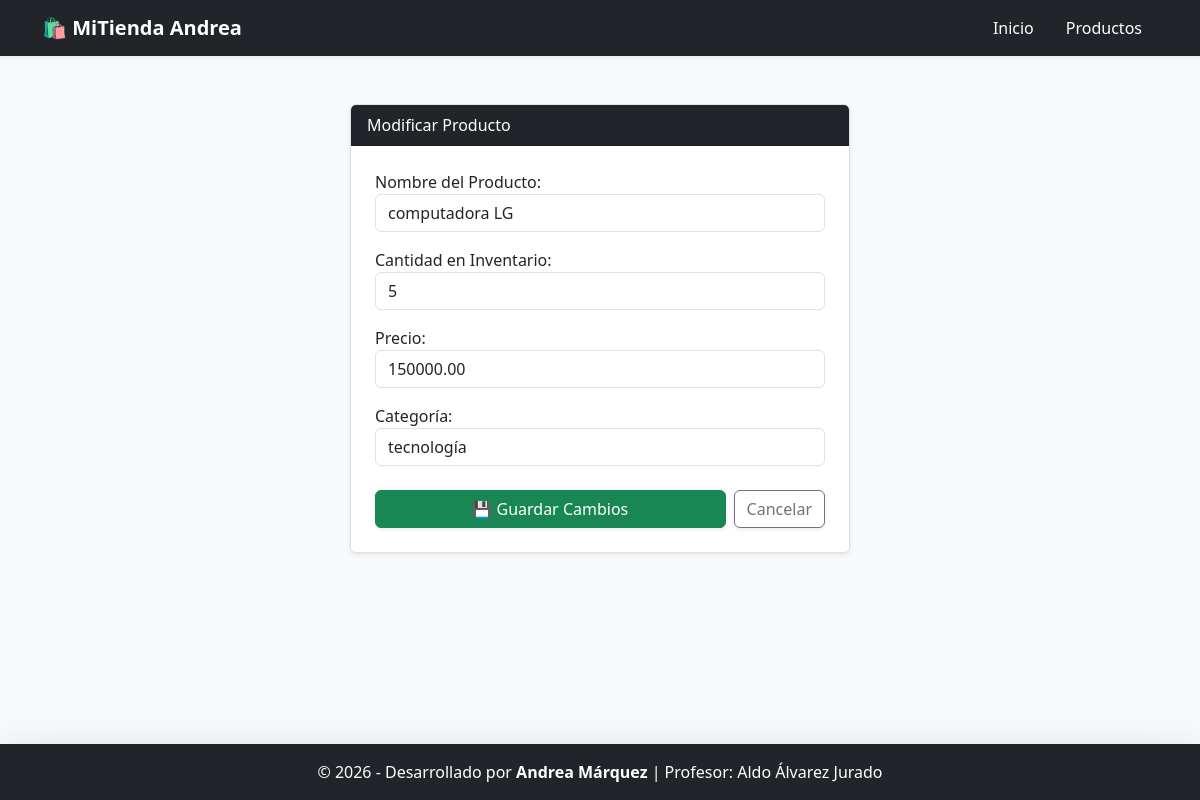
/productos/2/editar/, run on the app's committed database.
### gestion/models.py (models this page shows, shortened)
class Producto(models.Model):
    nombre = models.CharField(max_length=150, verbose_name="Nombre del Producto")
    stock = models.IntegerField(default=0, verbose_name="Cantidad en Inventario")
    precio = models.DecimalField(max_digits=10, decimal_places=2, verbose_name="Precio")
    categoria = models.ForeignKey(Categoria, on_delete=models.CASCADE, verbose_name="Categoría")

class Categoria(models.Model):
    nombre = models.CharField(max_length=100, verbose_name="Nombre de la Categoría")
    descripcion = models.CharField(max_length=250, null=True, blank=True, verbose_name="Descripción")
    def __str__(self):
        return self.nombre

### gestion/views.py (the view)
# urls.py: path('productos/<int:id>/editar/', views.editar_producto, name='editar_producto'),
def editar_producto(request, id):
    producto = get_object_or_404(Producto, id=id)
    if request.method == 'POST':
        form = ProductoForm(request.POST, instance=producto)
        if form.is_valid():
            form.save()
            messages.success(request, '¡Producto actualizado exitosamente!')
            return redirect('lista_productos')
    else:
        form = ProductoForm(instance=producto)
    return render(request, 'gestion/form_producto.html', {'form': form, 'titulo': 'Modificar Producto'})

### gestion/forms.py
class ProductoForm(forms.ModelForm):
    class Meta:
        model = Producto
        fields = ['nombre', 'stock', 'precio', 'categoria']
        widgets = {
            'nombre': forms.TextInput(attrs={'class': 'form-control', 'placeholder': 'Ej. Teclado Mecánico'}),
            'stock': forms.NumberInput(attrs={'class': 'form-control', 'min': '0'}),
            'precio': forms.NumberInput(attrs={'class': 'form-control', 'step': '0.01'}),
            'categoria': forms.Select(attrs={'class': 'form-control'}),
        }

### gestion/templates/gestion/form_producto.html (shortened to what this page needs)
{% extends 'gestion/base.html' %}
{% block contenido %}
<div class="card shadow-sm border mx-auto" style="max-width: 500px;">
    <div class="card-header bg-dark text-white fw-boldfs-5">{{ titulo }}</div>
    <div class="card-body p-4">
        <form method="POST">
            {{ form.as_p }}
            <div class="mt-4 d-flex gap-2">
                <button type="submit" class="btn btn-success flex-grow-1 shadow-sm">💾 Guardar Cambios</button>
                <a href="{% url 'lista_productos' %}" class="btn btn-outline-secondary shadow-sm">Cancelar</a>
            </div>
        </form>
    </div>
</div>
{% endblock %}

### data on the page
Producto: nombre "computadora LG", stock "5", precio "150000.00", categoria "tecnología"

### other printed values
{{ titulo }} "Modificar Producto"
